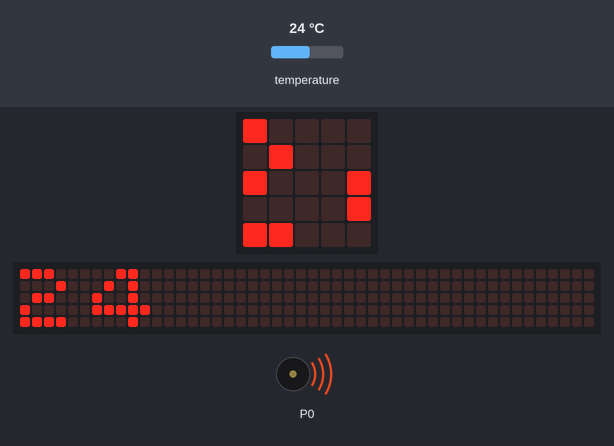
Simulated run of this program. Board: BBC micro:bit (MakeCode). On the bench: the board's 5×5 LED display, a strip that is not on the board, showing the scrolling text unrolled, buzzer (waves = sounding). The inputs (shaded band) are chosen by the test bench; at power-on: temperature 24 °C. The 48×5 strip is a reading aid, not a part: it shows the text the display is scrolling, unrolled, one strip-width of it at a time.

Above: at 1.2 s.
1.3 s: temperature set to 12 °C
At 3.42 s:
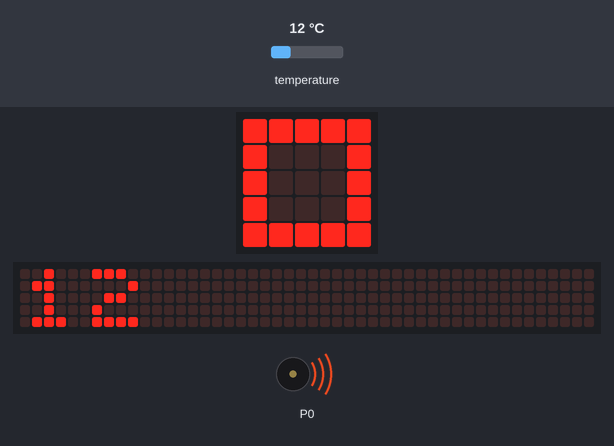
4.8 s: temperature set to 16.1 °C
At 6.71 s:
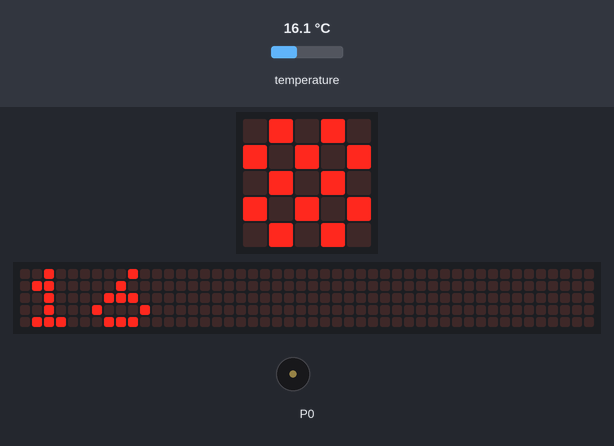
7.9 s: temperature set to 17.8 °C
At 12.8 s:
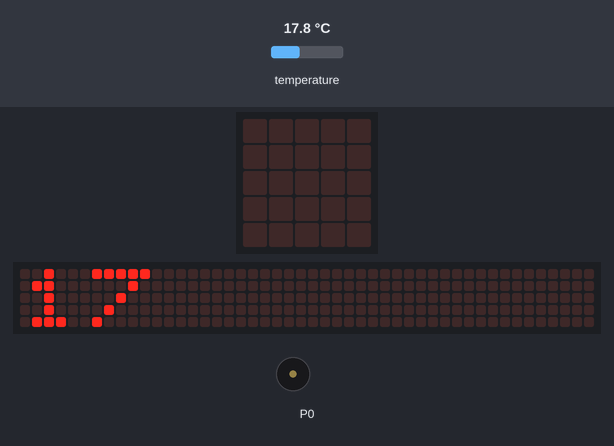
Timing chart, 0 to 14.3 s (numbered marks = the images above; inputs shaded):
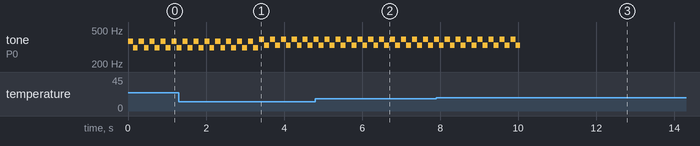

The program:

main.ts
```typescript
let tenperatura = 0
music.setVolume(255)
basic.forever(function () {
    tenperatura = input.temperature()
    basic.showNumber(input.temperature())
    if (tenperatura < 17) {
        basic.showIcon(IconNames.Chessboard)
    }
    if (tenperatura > 17) {
        basic.showIcon(IconNames.Square)
    }
})
basic.forever(function () {
    if (tenperatura < 17) {
        music.playTone(392, music.beat(BeatFraction.Quarter))
        music.playTone(330, music.beat(BeatFraction.Quarter))
    }
    if (tenperatura > 17) {
        music.playTone(370, music.beat(BeatFraction.Quarter))
        music.playTone(311, music.beat(BeatFraction.Quarter))
    }
})
```

test.ts
```typescript
// aquí va el archivo "tests"; esto no se compilará cuando este paquete se utilice como una extensión.
```

Measured:
- the behaviour switches between 16.9 and 17 °C on temperature (found by bisection; images 2 and 3)
- by itself, tone on P0: repeats every 0.28 s: silent 0.03 s, 392 Hz 0.13 s, 330 Hz 0.13 s, until it stays silent from 10.1 s
- what the display in image 3 shows lasts 0.6 s, from 12.4 s to 13.0 s
